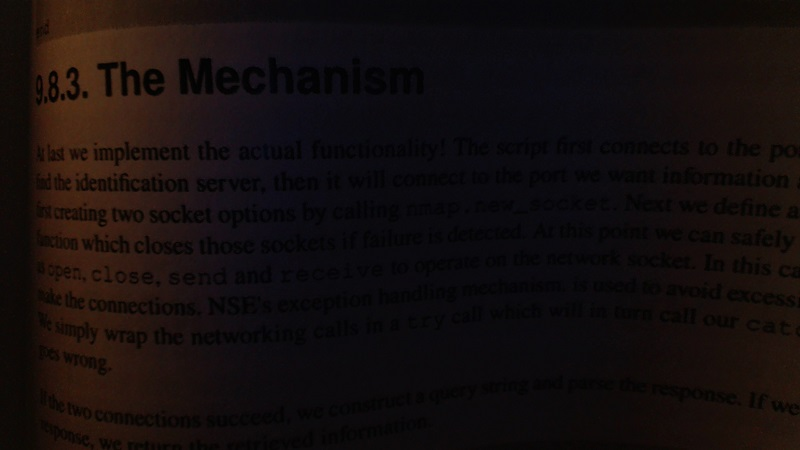
#> input picture OpenCV with Python for Image and Video Analysis(sentdex)/bookpage.jpg, 800 x 450 px, given in place of the camera
$ python 'Color Filtering - 7.py'
#> lines starting #> are read from the running program, lines starting #| are printed output that depends on the picture; after the words box and inside, x2 and y2 are one past the last pixel; in counts of white or black regions, pixels touching at a corner belong together
import cv2
import numpy as np

cap = cv2.VideoCapture(0)

while True:
    _, frame = cap.read()
#> frame is the input picture: shape (450, 800, 3); mean B, G, R 13.4, 13.6, 20.3
    hsv = cv2.cvtColor(frame, cv2.COLOR_BGR2HSV)  # hsv - Hue Saturation value
#> hsv: shape (450, 800, 3); mean H, S, V 81.2, 108.8, 21.8

    lower_red = np.array([150, 0, 0])
    upper_red = np.array([180, 255, 255])

    mask = cv2.inRange(hsv, lower_red, upper_red)
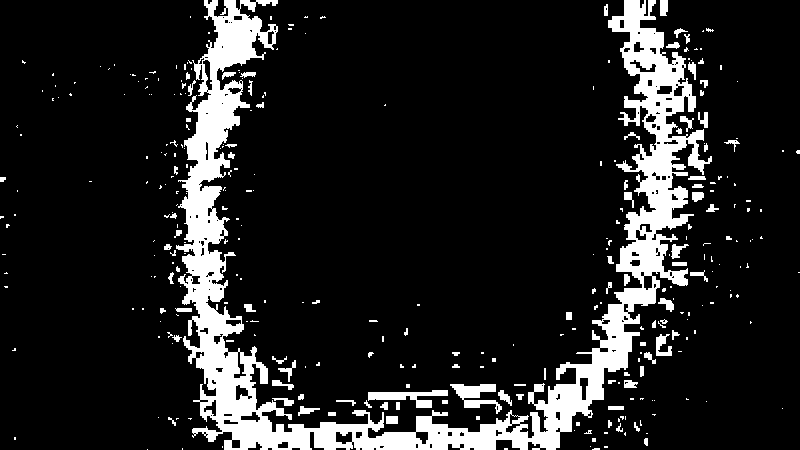
#> mask: shape (450, 800); 13.2% white; 325 white regions (235 under 20 px), largest, box (x1, y1, x2, y2) and area: (176, 0, 712, 450) 40372, (450, 384, 502, 414) 686, (368, 390, 448, 408) 660
    res = cv2.bitwise_and(frame, frame, mask=mask)
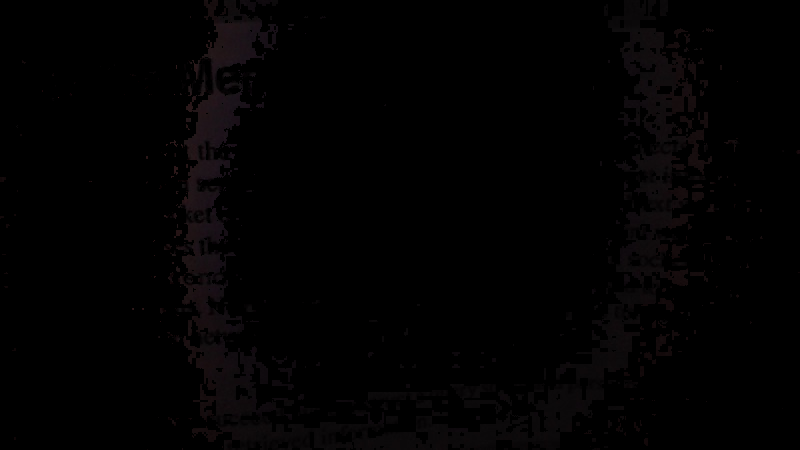
#> res: shape (450, 800, 3); mean B, G, R 1.8, 1.5, 2.2

    cv2.imshow('frame', frame)
    cv2.imshow('mask', mask)
    cv2.imshow('res', res)

    k = cv2.waitKey(5) & 0xFF
#> (key Esc is pressed here)
    if k == 27:
        break

cv2.destroyAllWindows()
cap.release()

$ run again, on OpenCV with Python for Image and Video Analysis(sentdex)/opencv-template-matching-python-tutorial.jpg
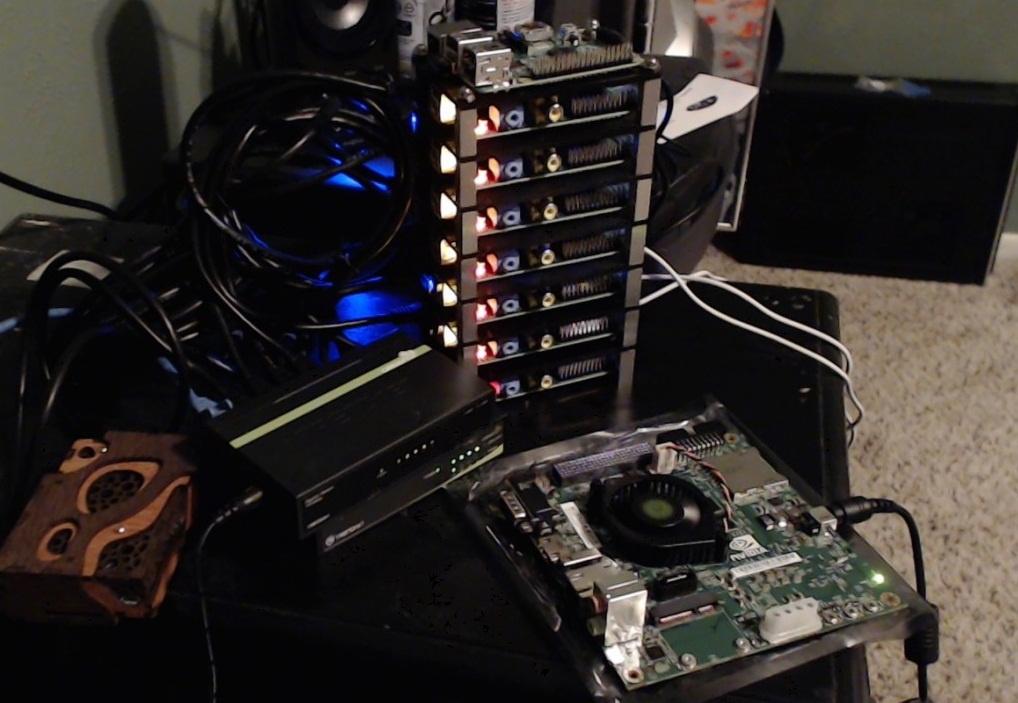
#> input picture OpenCV with Python for Image and Video Analysis(sentdex)/opencv-template-matching-python-tutorial.jpg, 1018 x 703 px, given in place of the camera
#> frame is the input picture: shape (703, 1018, 3); mean B, G, R 40.7, 43.2, 48.1
#> hsv: shape (703, 1018, 3); mean H, S, V 61, 68.9, 50.5
#> `mask = cv2.inRange(hsv, lower_red, upper_red)`:
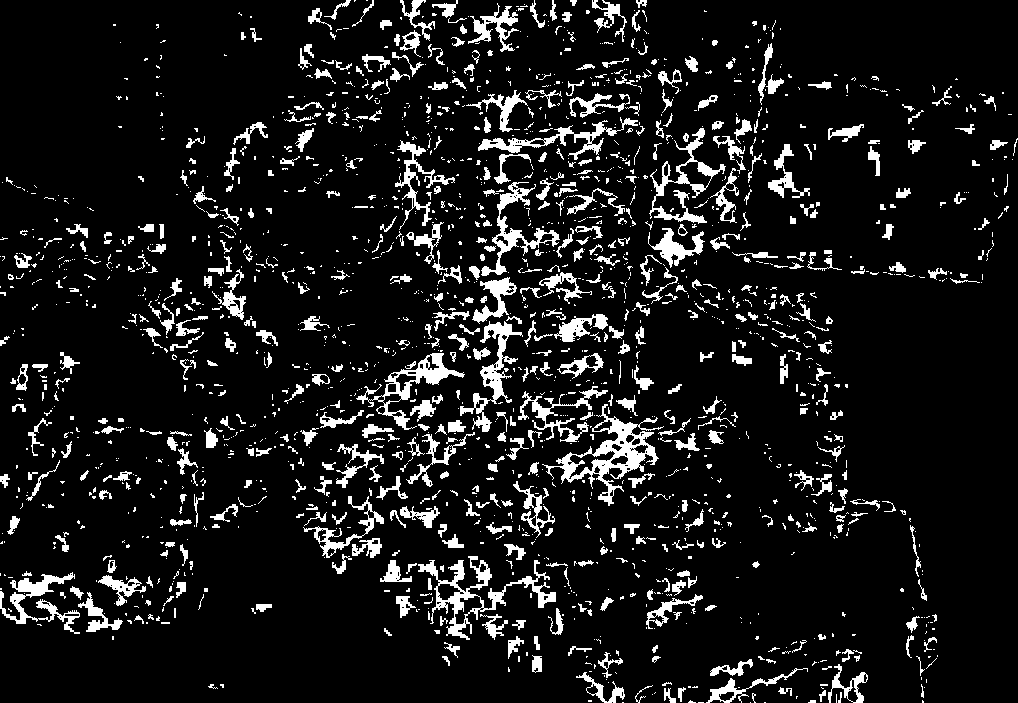
#> mask: shape (703, 1018); 9.9% white; 1906 white regions (1346 under 20 px), largest, box (x1, y1, x2, y2) and area: (542, 404, 664, 506) 2747, (418, 556, 556, 640) 2367, (460, 321, 523, 432) 1569
#> `res = cv2.bitwise_and(frame, frame, mask=mask)`:
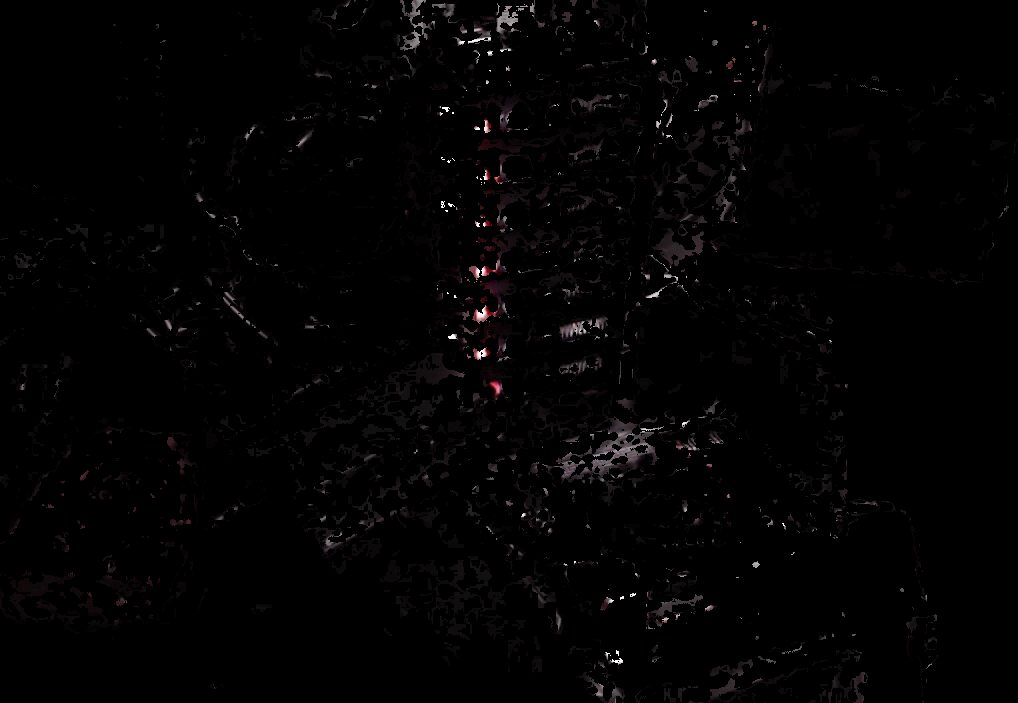
#> res: shape (703, 1018, 3); mean B, G, R 2.7, 2.5, 3.1
